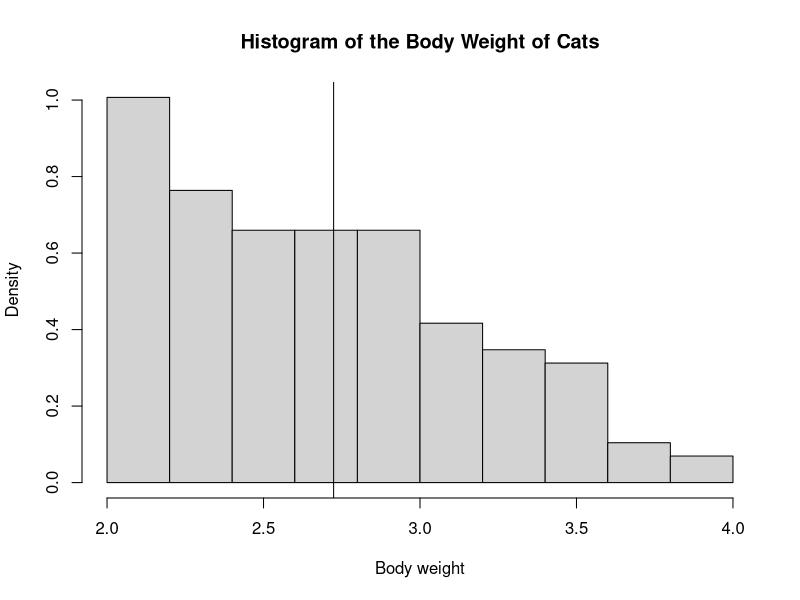
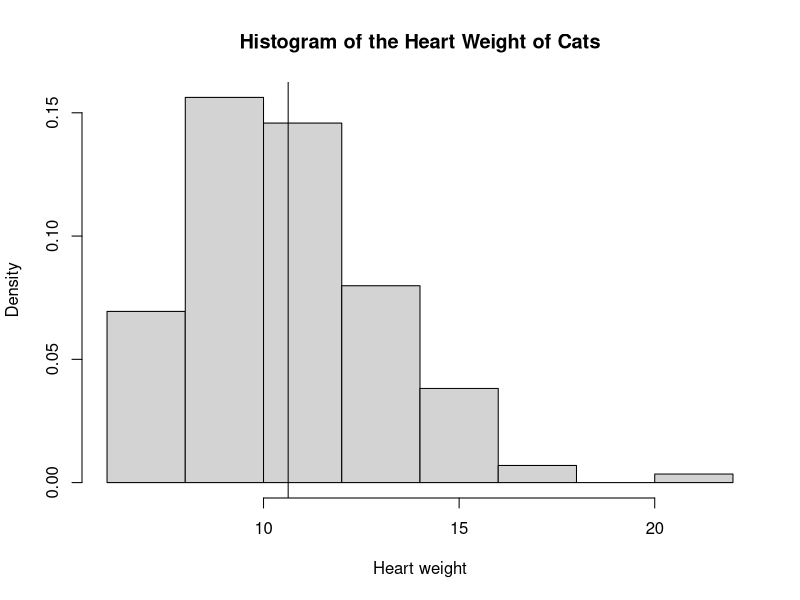
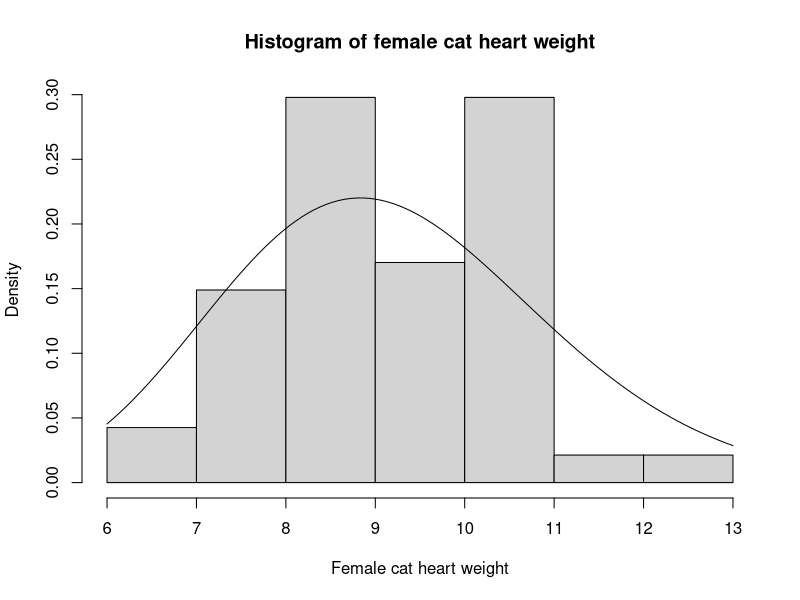
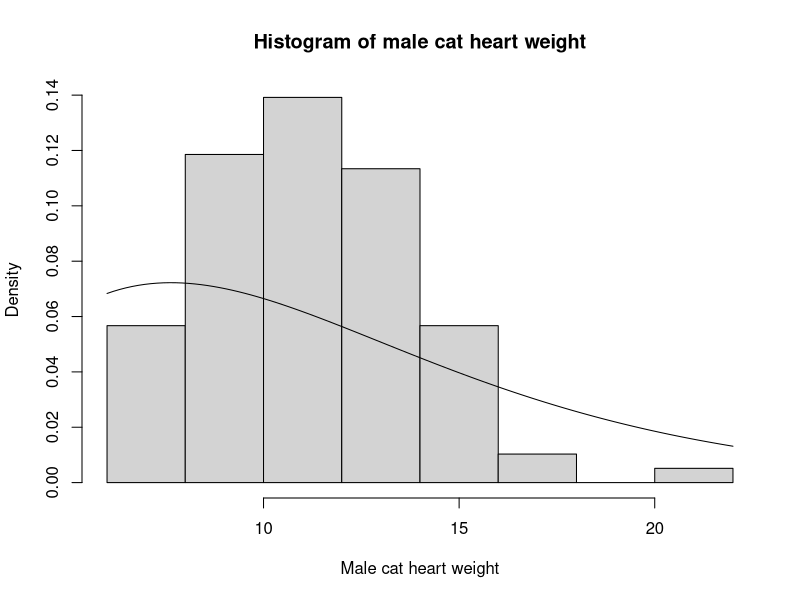

These figures' R source, in order:
## ---- chunk 1
library(MASS)
data(cats)
## ---- chunk 2
summary(cats)
#The amount of the male cat is 97 and the amount of the female cat is 47.
#"Bwt" stands for the body weight:
#The minimum weight among these data is 2.
#The median number among these data is 2.7.
#The mean value aong these data is 2.724.
#The maximun weight among all these data is 3.9.
#The first quartile weight among these data is 2.3.
#The third quartile weight among these data is 3.025.

#"Hwt" stand for the heart weight:
#The minimum weight among these data is 6.3.
#The median number among these data is 10.10.
#The mean value aong these data is 10.63.
#The maximun weight among all these data is 20.5.
#The first quartile weight among these data is 8.95.
#The third quartile weight among these data is 12.12.
## ---- chunk 3
hist(cats$Bwt,probability=TRUE,xlab="Body weight",main="Histogram of the Body Weight of Cats")
abline(v=2.724)

hist(cats$Hwt,probability=TRUE,xlab="Heart weight",main="Histogram of the Heart Weight of Cats")
abline(v=10.63)

## ---- chunk 4
fake.mean <- 10
fake.var <- 8
#Writing a function for obtainning a
a <- function(mu,sigma)
{a_value=mu^2/sigma^2
return(a_value)}
a(fake.mean,fake.var)
#It does give me the solution I want.

#Writing a function for obtaining s
s <- function(sigma,mu)
{s_value=sigma^2/mu
return(s_value)}
s(fake.var,fake.mean)
## ---- chunk 5
mean_hw <- mean(cats$Hwt)
mean_hw
#The mean of the heart weights is 10.63056.

sd_hw <- sd(cats$Hwt)
sd_hw
#The standard deviation of the heart weights is 2.434636.

var_hw <- var(cats$Hwt)
var_hw
#The variance of the heart weights is 5.927451.

cat_hw_a <- a(mean_hw,var_hw)
cat_hw_a
#The a value should be 3.216443.

cat_hw_s <- s(var_hw,mean_hw)
cat_hw_s
#The s value should be 3.305065.
## ---- chunk 6
cat.stats <- function(vector_of_values)
{mean_hw_fun <- mean(vector_of_values)
 var_hw_fun <- var(vector_of_values)
 mean_var_cat <- c(mean_of_cat_hearts=mean_hw_fun,variance_of_cat_hearts=var_hw_fun)
 return(mean_var_cat)}

cat.stats(cats$Hwt)
#Values for the mean and varience of cat heart weight are the same as the above solution.
## ---- chunk 7
gamma.cat <- function(vector_of_values)
{mean_hw_fun <- mean(vector_of_values)
 var_hw_fun <- var(vector_of_values)
 a <- mean_hw_fun^2/var_hw_fun^2
 s <- var_hw_fun^2/mean_hw_fun
 estimate_vlues <- c(a=a,s=s)
 return(estimate_vlues)}

gamma.cat(cats$Hwt)
#The estimated values for a and s of the caat hearts weight are 3.216443 and 3.305065 seperately.
#The results are the same as what we calculated before.
#So it should agree with our previous calculations.
## ---- chunk 8
gamma.cat(cats[cats$Sex=="F",]$Hwt)
#The estimation value for a and s for all female catas are 24.9232733 and 0.3692183 seperately.
gamma.cat(cats[cats$Sex=="M",]$Hwt)
#The estimation value for a and s for all male catas are 3.069017 and 3.689351 seperately.
## ---- chunk 9
hist(cats[cats$Sex=="F",]$Hwt,freq=FALSE,main="Histogram of female cat heart weight",
     xlab="Female cat heart weight")
curve(dgamma(x, scale=0.3692183, shape=24.9232733), add=TRUE)
#The is the plot adding the gamma PDF using 'curve()' 
#The gamma distribution plot is consistent with the empirical probability density of the histogram.
## ---- chunk 10
hist(cats[cats$Sex=="M",]$Hwt,freq=FALSE,main="Histogram of male cat heart weight",
     xlab="Male cat heart weight")
curve(dgamma(x, scale=3.689351, shape=3.069017), add=TRUE)
#The is the plot adding the gamma PDF using 'curve()' 
#The gamma distribution plot is consistent with the empirical probability density of the histogram.
